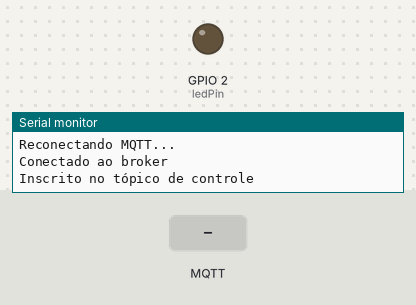
This sketch was run on a simulated ESP32. Shown: output pins drawn as LEDs (lit = HIGH), the last lines printed to the serial monitor. The inputs (shaded band) are chosen by the test bench. WiFi joins after 1.5 s; servers stay silent unless stated; no MQTT or app messages arrive unless stated.

Above: at 2.7 s.
2.8 s: MQTT message "Acender" arrives on the first subscribed topic
At 4.0 s:
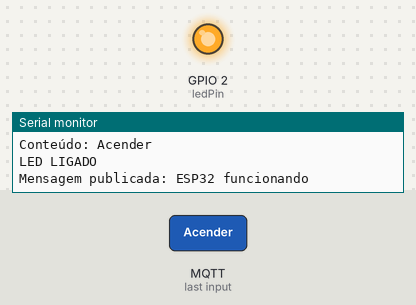
4.3 s: MQTT message "Apagar" arrives on the first subscribed topic
At 5.3 s:
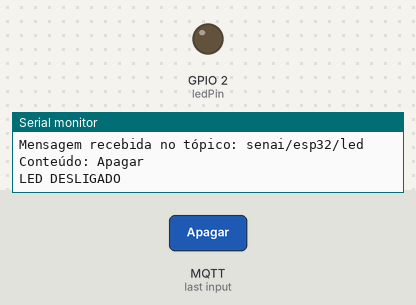
Timing chart, 0 to 7.3 s (numbered marks = the images above; inputs shaded):
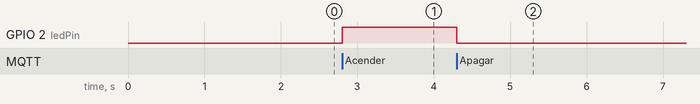

The sketch:

codigo.ino
```cpp
#include <WiFi.h>
#include <PubSubClient.h>

// Configurações de Wi-Fi
const char* ssid = "SEU_WIFI";
const char* password = "SENHA_WIFI";

// Configurações MQTT
const char* mqttServer = "broker.hivemq.com";
const int mqttPort = 1883;

WiFiClient espClient;
PubSubClient client(espClient);

// Tópicos MQTT
const char* topicPublish = "senai/esp32/dados";
const char* topicSubscribe = "senai/esp32/led";

// LED
const int ledPin = 2;  // LED onboard do ESP32

// Função callback ao receber mensagens do MQTT
void mqttCallback(char* topic, byte* payload, unsigned int length) {
  Serial.print("Mensagem recebida no tópico: ");
  Serial.println(topic);

  String msg;
  for (int i = 0; i < length; i++) {
    msg += (char)payload[i];
  }
  Serial.print("Conteúdo: ");
  Serial.println(msg);

  if (msg.equalsIgnoreCase("Acender")) {
    digitalWrite(ledPin, HIGH);
    Serial.println("LED LIGADO");
  } else if (msg.equalsIgnoreCase("Apagar")) {
    digitalWrite(ledPin, LOW);
    Serial.println("LED DESLIGADO");
  }
}

// Reconexão MQTT caso caia
void reconnectMQTT() {
  while (!client.connected()) {
    Serial.println("Reconectando MQTT...");
    if (client.connect("esp32Client")) {
      Serial.println("Conectado ao broker");
      client.subscribe(topicSubscribe);
      Serial.println("Inscrito no tópico de controle");
    } else {
      Serial.print("Falha. Estado: ");
      Serial.println(client.state());
      delay(2000);
    }
  }
}

void setup() {
  Serial.begin(115200);
  pinMode(ledPin, OUTPUT);
  digitalWrite(ledPin, LOW);

  // Conexão ao Wi-Fi
  WiFi.begin(ssid, password);
  Serial.print("Conectando ao Wi-Fi");
  while (WiFi.status() != WL_CONNECTED) {
    Serial.print(".");
    delay(500);
  }
  Serial.println("\nConectado ao Wi-Fi!");
  Serial.print("IP: ");
  Serial.println(WiFi.localIP());

  client.setServer(mqttServer, mqttPort);
  client.setCallback(mqttCallback);
}

void loop() {
  if (!client.connected()) {
    reconnectMQTT();
  }
  client.loop();

  static unsigned long lastMsg = 0;
  unsigned long now = millis();

  // Publicação periódica
  if (now - lastMsg > 3000) {
    lastMsg = now;
    String message = "ESP32 funcionando";
    client.publish(topicPublish, message.c_str());
    Serial.println("Mensagem publicada: " + message);
  }
}
```

Measured:
- after the input at 2.8 s, GPIO 2 (ledPin): LOW → HIGH at once
- after the input at 4.3 s, GPIO 2 (ledPin): HIGH → LOW at once
